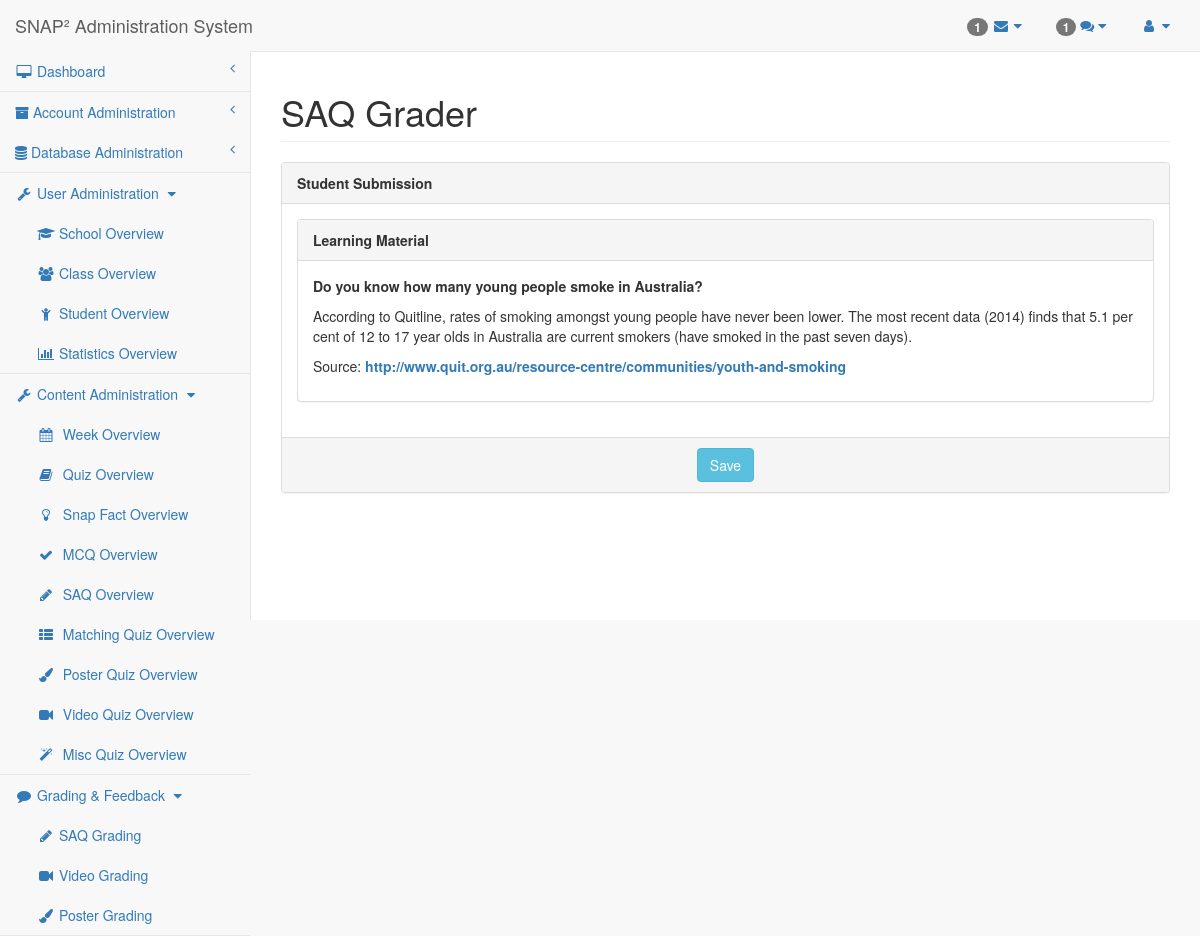
Before: /researcher/saq-grader.php?quizID=18&studentID=21 (signed in) with the older database file.
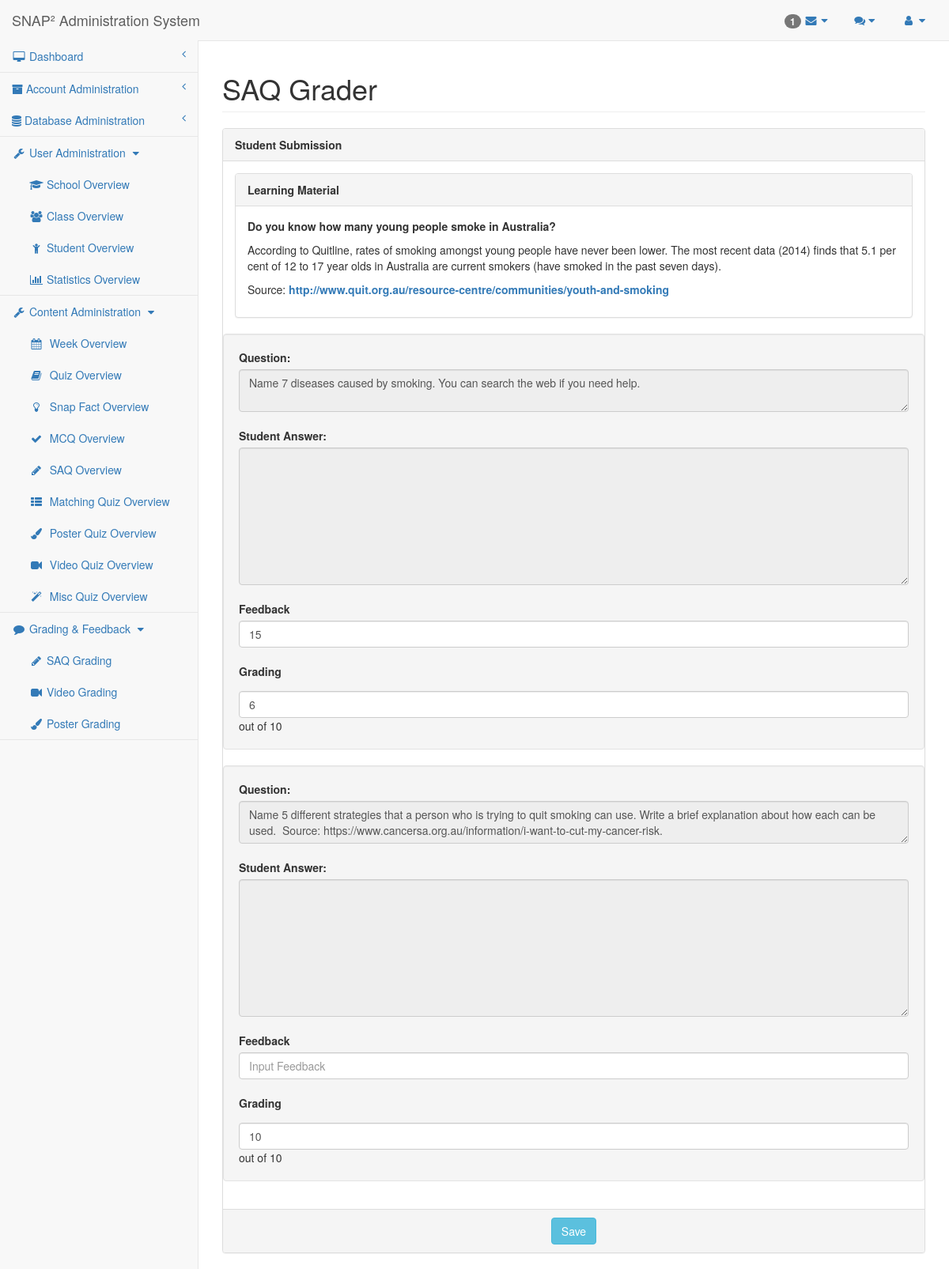
After: the same page with the newer database file.
### tables this page shows
CREATE TABLE `quiz_record` (
  `QuizID` mediumint(9) NOT NULL DEFAULT 0,
  `StudentID` mediumint(9) NOT NULL DEFAULT 0,
  `Status` enum('UNSUBMITTED','UNGRADED','GRADED') DEFAULT 'GRADED',
  `Viewed` tinyint(1) DEFAULT 0,
  `Grade` mediumint(9) DEFAULT 0,
  PRIMARY KEY (`QuizID`,`StudentID`),
  KEY `Quiz_Record_StudentID_FK` (`StudentID`),
  CONSTRAINT `Quiz_Record_QuizID_FK` FOREIGN KEY (`QuizID`) REFERENCES `quiz` (`QuizID`) ON DELETE CASCADE ON UPDATE CASCADE,
  CONSTRAINT `Quiz_Record_StudentID_FK` FOREIGN KEY (`StudentID`) REFERENCES `student` (`StudentID`) ON DELETE CASCADE ON UPDATE CASCADE
);

CREATE TABLE `saq_question` (
  `SAQID` mediumint(9) NOT NULL AUTO_INCREMENT,
  `Question` text DEFAULT NULL,
  `Points` mediumint(9) DEFAULT NULL,
  `QuizID` mediumint(9) DEFAULT NULL,
  PRIMARY KEY (`SAQID`),
  KEY `SAQ_Question_QuizID_FK` (`QuizID`),
  CONSTRAINT `SAQ_Question_QuizID_FK` FOREIGN KEY (`QuizID`) REFERENCES `saq_section` (`QuizID`) ON DELETE CASCADE ON UPDATE CASCADE
);

CREATE TABLE `saq_question_record` (
  `StudentID` mediumint(9) NOT NULL DEFAULT 0,
  `SAQID` mediumint(9) NOT NULL DEFAULT 0,
  `Answer` text DEFAULT NULL,
  `Feedback` text DEFAULT NULL,
  `Grading` mediumint(9) DEFAULT NULL,
  PRIMARY KEY (`StudentID`,`SAQID`),
  KEY `SAQ_Question_Record_SAQID_FK` (`SAQID`),
  CONSTRAINT `SAQ_Question_Record_SAQID_FK` FOREIGN KEY (`SAQID`) REFERENCES `saq_question` (`SAQID`) ON DELETE CASCADE ON UPDATE CASCADE,
  CONSTRAINT `SAQ_Question_Record_StudentID_FK` FOREIGN KEY (`StudentID`) REFERENCES `student` (`StudentID`) ON DELETE CASCADE ON UPDATE CASCADE
);

### researcher/saq-grader.php (called while the page is built)
<?php
require_once('saq-grader-template.php');
?>

### mysql-lib.php (called while the page is built, shortened)
<?php
function getQuizType(PDO $conn, $quizID)
{
    $quizTypeSql = "SELECT COUNT(*)
                        FROM Quiz
                        WHERE QuizID = ?";
    $quizTypeQuery = $conn->prepare($quizTypeSql);
    $quizTypeQuery->execute(array($quizID));
    $quizTypeSql = "SELECT *
                        FROM   Quiz LEFT JOIN Learning_Material USING (QuizID)
                        WHERE  QuizID = ?";
    $quizTypeQuery = $conn->prepare($quizTypeSql);
    $quizTypeQuery->execute(array($quizID));
    $quizTypeQueryRes = $quizTypeQuery->fetch(PDO::FETCH_OBJ);
    return $quizTypeQueryRes->QuizType;
}
function getSAQSubmission(PDO $conn, $quizID, $studentID)
{
    $quizSql = "SELECT * FROM Quiz_Record NATURAL JOIN SAQ_Question NATURAL JOIN SAQ_Question_Record WHERE QuizID = ? AND StudentID = ?";
    $quizQuery = $conn->prepare($quizSql);
    $quizQuery->execute(array($quizID, $studentID));
    $quizResult = $quizQuery->fetchAll(PDO::FETCH_OBJ);
    return $quizResult;
}
function getRecords(PDO $conn, $tableName, array $joinTables = null)
{
    $tableSql = "SELECT * FROM " . $tableName;
    if ($joinTables != null) {
        foreach ($joinTables as $joinTable) {
            $tableSql .= " NATURAL JOIN " . $joinTable;
        }
    }
    $tableQuery = $conn->prepare($tableSql);
    $tableQuery->execute();
    $tableResult = $tableQuery->fetchAll(PDO::FETCH_OBJ);
    return $tableResult;
}
function getAllMessages(PDO $conn) {
    $joinTables = array("Student");
    return getRecords($conn, "Messages", $joinTables);
}

### researcher/researcher-lib.php (called while the page is built, shortened)
<?php
require_once("../mysql-lib.php");
$userAdminPageArr = array('School', 'Class', 'Student', 'Statistics');
$userAdminIconArr = array('mortar-board', 'users', 'child', 'bar-chart');
$contentAdminPageArr = array('Week', 'Quiz', 'Snap Fact', 'MCQ', 'SAQ', 'Matching', 'Poster', 'Video', 'Misc');
$quizTypeArr = array('Matching', 'Poster', 'Video', 'Image', 'Misc');
$contentAdminIconArr = array('calendar', 'book', 'lightbulb-o', 'check', 'pencil', 'th-list', 'paint-brush', 'video-camera', 'magic');
$gradingPageArr = array('SAQ Grading', 'Video Grading', 'Poster Grading');
$gradingIconArr = array('pencil', 'video-camera', 'paint-brush');
?>

### researcher/saq-grader-template.php (the view, shortened to what the changed rows need)
<?php
require_once("../mysql-lib.php");
require_once("researcher-lib.php");
if (isset($_GET['quizID']) && isset($_GET['studentID'])) {
    $quizID = $_GET['quizID'];
    $studentID = $_GET['studentID'];
}
try {
    $conn = db_connect();
} catch (Exception $e) {
    debug_err($e);
}
try {
    $saqSubmissionResult = getSAQSubmission($conn, $quizID, $studentID);
    $phpSelf = $pageName . '.php?quizID=' . $quizID . '&studentID=' . $studentID;
    $quizTypeName = getQuizType($conn, $quizID);
} catch (Exception $e) {
    debug_err($e);
}
?>
<!DOCTYPE html>
<html lang="en">
<?php require_once('header-lib.php'); ?>
<body>
<div id="wrapper">
    <?php require_once('navigation.php'); ?>
    <div id="page-wrapper">
        <div class="row">
            <div class="col-lg-12">
                <h1 class="page-header"><?php echo $quizTypeName?> Grader</h1>
            </div>
        </div>
        <div class="row">
            <div class="col-lg-12">
                <div class="panel panel-default">
                    <div class="panel-body">
                        <form id="submission" method="post" action="<?php echo $phpSelf ?>">
                            <?php for ($i = 0; $i < count($saqSubmissionResult); $i++) {
                                $saqID = $saqSubmissionResult[$i]->SAQID;
                                ?>
                                <div class="well row">
                                    <label for=question[]">Question:</label>
                                    <textarea class="form-control" id="question[]" rows="2"
                                              disabled><?php echo $saqSubmissionResult[$i]->Question ?></textarea>
                                    <br>
                                    <label for=studentAnswer[]">Student Answer:</label>
                                    <textarea class="form-control" id="studentAnswer[]" rows="8"
                                              disabled><?php echo $saqSubmissionResult[$i]->Answer ?></textarea>
                                    <br>
                                    <label for="feedback[]">Feedback</label>
                                    <input type="text" class="form-control dialogInput"
                                           id="feedback<?php echo $saqID ?>"
                                           name="feedback[]"
                                           placeholder="Input Feedback"
                                           value="<?php echo $saqSubmissionResult[$i]->Feedback ?>" >
                                    <br>
                                    <label for="grading[]">Grading</label>
                                    <input type="text" class="form-control dialoginput" id="grading<?php echo $i ?>" name="grading[]"
                                           value="<?php echo $saqSubmissionResult[$i]->Grading > 0 ? $saqSubmissionResult[$i]->Grading : 0; ?>"
                                           total="<?php echo $saqSubmissionResult[$i]->Points ?>"> out of <?php echo $saqSubmissionResult[$i]->Points ?>
                                </div>
                            <?php } ?>
                        </form>
                    </div>
                </div>
            </div>
        </div>
    </div>
</div>
<?php require_once('sb-admin-lib.php'); ?>
</body>
</html>

### researcher/navigation.php (shortened to what the changed rows need)
<?php
require_once("../mysql-lib.php");
require_once("researcher-lib.php");
try {
    $conn = db_connect();
    $messages = getAllMessages($conn);
    $unreadMessages = array();
    foreach ($messages as $key => $value) {
        if ($value->readOrNot == 0 && $value->isFromStudent == 1) {
            $unreadMessages[] = $value;
        }
    }
} catch (Exception $e) {
    debug_err($e);
}
?>
<?php require_once('header-lib.php'); ?>
<nav class="navbar navbar-default navbar-static-top" role="navigation" style="margin-bottom: 0"
     xmlns="http://www.w3.org/1999/html">
    <?php if (isset($_SESSION['researcherID']) && isset($_SESSION['researcherUsername'])): ?>
        <ul class="nav navbar-top-links navbar-right">
            <li class="dropdown">
                <a class="dropdown-toggle" data-toggle="dropdown" href="#">
                    <?php if (count($unreadMessages) > 0) { ?>
                        <span class="badge"> <?php echo count($unreadMessages) ?></span>
                    <?php } ?>
                    <i class="fa fa-comments"></i>
                    <i class="fa fa-caret-down"></i>
                </a>
            </li>
        </ul>
    <? endif; ?>
    <?php if (isset($_SESSION['researcherID']) && isset($_SESSION['researcherUsername'])): ?>
        <div class="navbar-default sidebar" role="navigation">
            <div class="sidebar-nav navbar-collapse">
                <ul class="nav" id="side-menu">
                    <li>
                        <ul id="userAdmin" class="collapse in nav nav-second-level" aria-expanded="true">
                            <?php for ($i = 0; $i < count($userAdminPageArr); $i++) { ?>
                                <li>
                                    <a href="<?php echo strtolower($userAdminPageArr[$i]); ?>.php"><i
                                                class="fa fa-fw fa-<?php echo $userAdminIconArr[$i]; ?>"></i>&nbsp;<?php echo $userAdminPageArr[$i]; ?>
                                        Overview</a>
                                </li>
                            <?php } ?>
                        </ul>
                    </li>
                    <li>
                        <ul id="contentAdmin" class="collapse in nav nav-second-level" aria-expanded="true">
                            <?php for ($i = 0; $i < count($contentAdminPageArr); $i++) { ?>
                                <li>
                                    <a href="<?php echo str_replace(" ", "-", strtolower($contentAdminPageArr[$i])); ?>.php">
                                        <i class="fa fa-fw fa-<?php echo $contentAdminIconArr[$i]; ?>"></i>
                                        &nbsp;<?php echo $contentAdminPageArr[$i];
                                        if (in_array($contentAdminPageArr[$i], $quizTypeArr)) echo " Quiz" ?>
                                        Overview</a>
                                </li>
                            <?php } ?>
                        </ul>
                    </li>
                    <li>
                        <ul id="gradingPage" class="collapse in nav nav-second-level" aria-expanded="true">
                            <?php for ($i = 0; $i < count($gradingPageArr); $i++) { ?>
                                <li>
                                    <a href="<?php echo str_replace(" ", "-", strtolower($gradingPageArr[$i])); ?>.php"><i
                                                class="fa fa-fw fa-<?php echo $gradingIconArr[$i]; ?>"></i>&nbsp;<?php echo $gradingPageArr[$i]; ?>
                                    </a>
                                </li>
                            <?php } ?>
                        </ul>
                    </li>
                </ul>
            </div>
        </div>
    <? endif; ?>
</nav>
<?php require_once('sb-admin-lib.php'); ?>

Changed rows visible on the page:
added quiz_record: Question "Name 7 diseases caused by smoking. You can search the web if you need help.", Feedback "15", Grading "6", saq_question.Points "10", Question "Name 5 different strategies that a person who is trying to quit smoking can use. Write a brief explanation about how each can be used. Source: https://www.cancersa.org.au/information/i-want-to-cut-my-cancer-risk.", Points "10"
Other visible differences:
count($unreadMessages): "1" → (not shown)
